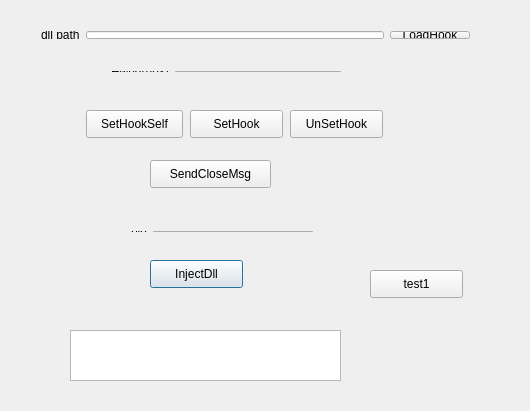
<?xml version="1.0" encoding="UTF-8"?>
<ui version="4.0">
 <class>Dialog</class>
 <widget class="QDialog" name="Dialog">
  <property name="geometry">
   <rect>
    <x>0</x>
    <y>0</y>
    <width>530</width>
    <height>411</height>
   </rect>
  </property>
  <property name="windowTitle">
   <string>Dialog</string>
  </property>
  <widget class="MyTextEdit" name="textEdit">
   <property name="geometry">
    <rect>
     <x>70</x>
     <y>330</y>
     <width>271</width>
     <height>51</height>
    </rect>
   </property>
  </widget>
  <widget class="QPushButton" name="btnInjectDll">
   <property name="geometry">
    <rect>
     <x>150</x>
     <y>260</y>
     <width>93</width>
     <height>28</height>
    </rect>
   </property>
   <property name="text">
    <string>InjectDll</string>
   </property>
  </widget>
  <widget class="QPushButton" name="btnSendCloseMsg">
   <property name="geometry">
    <rect>
     <x>150</x>
     <y>160</y>
     <width>121</width>
     <height>28</height>
    </rect>
   </property>
   <property name="text">
    <string>SendCloseMsg</string>
   </property>
  </widget>
  <widget class="QPushButton" name="btnUnSetHook">
   <property name="geometry">
    <rect>
     <x>290</x>
     <y>110</y>
     <width>93</width>
     <height>28</height>
    </rect>
   </property>
   <property name="text">
    <string>UnSetHook</string>
   </property>
  </widget>
  <widget class="QPushButton" name="btnSetHookSelf">
   <property name="geometry">
    <rect>
     <x>86</x>
     <y>110</y>
     <width>97</width>
     <height>28</height>
    </rect>
   </property>
   <property name="text">
    <string>SetHookSelf</string>
   </property>
  </widget>
  <widget class="QPushButton" name="btnSetHook">
   <property name="geometry">
    <rect>
     <x>190</x>
     <y>110</y>
     <width>93</width>
     <height>28</height>
    </rect>
   </property>
   <property name="text">
    <string>SetHook</string>
   </property>
  </widget>
  <widget class="QWidget" name="layoutWidget">
   <property name="geometry">
    <rect>
     <x>100</x>
     <y>60</y>
     <width>252</width>
     <height>23</height>
    </rect>
   </property>
   <layout class="QHBoxLayout" name="horizontalLayout_3">
    <item>
     <widget class="QLabel" name="label_3">
      <property name="text">
       <string>Hwnd(hex)</string>
      </property>
     </widget>
    </item>
    <item>
     <widget class="QLineEdit" name="lEditHwnd"/>
    </item>
   </layout>
  </widget>
  <widget class="QWidget" name="layoutWidget">
   <property name="geometry">
    <rect>
     <x>30</x>
     <y>20</y>
     <width>451</width>
     <height>30</height>
    </rect>
   </property>
   <layout class="QHBoxLayout" name="horizontalLayout">
    <item>
     <widget class="QLabel" name="label">
      <property name="text">
       <string>dll path</string>
      </property>
     </widget>
    </item>
    <item>
     <widget class="QLineEdit" name="lEdllPath"/>
    </item>
    <item>
     <widget class="QPushButton" name="btnLoadHook">
      <property name="text">
       <string>LoadHook</string>
      </property>
     </widget>
    </item>
   </layout>
  </widget>
  <widget class="QWidget" name="layoutWidget">
   <property name="geometry">
    <rect>
     <x>120</x>
     <y>220</y>
     <width>204</width>
     <height>23</height>
    </rect>
   </property>
   <layout class="QHBoxLayout" name="horizontalLayout_2">
    <item>
     <widget class="QLabel" name="label_2">
      <property name="text">
       <string>pid</string>
      </property>
     </widget>
    </item>
    <item>
     <widget class="QLineEdit" name="lEdpid"/>
    </item>
   </layout>
  </widget>
  <widget class="QPushButton" name="btnTest1">
   <property name="geometry">
    <rect>
     <x>370</x>
     <y>270</y>
     <width>93</width>
     <height>28</height>
    </rect>
   </property>
   <property name="text">
    <string>test1</string>
   </property>
  </widget>
 </widget>
 <layoutdefault spacing="6" margin="11"/>
 <customwidgets>
  <customwidget>
   <class>MyTextEdit</class>
   <extends>QTextEdit</extends>
   <header>mytextedit.h</header>
  </customwidget>
 </customwidgets>
 <resources/>
 <connections/>
</ui>
